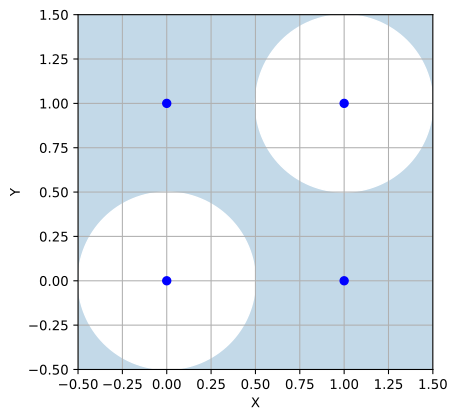

The script that saved this image:
import numpy as np
import matplotlib.pyplot as plt
from matplotlib.patches import Circle

fig, ax = plt.subplots()

ax.plot(0, 0, marker = 'o', color = 'b')
ax.plot(0, 1, marker = 'o', color = 'b')
ax.plot(1, 0, marker = 'o', color = 'b')
ax.plot(1, 1, marker = 'o', color = 'b')

ax.set_xlim(-0.5, 1.5)
ax.set_ylim(-0.5, 1.5)
ax.set_xlabel('X')
ax.set_ylabel('Y')
ax.set_aspect("equal", adjustable = "box")

ax.set_facecolor("#c3d9e8")
ax.grid()
ax.add_patch(Circle(xy = (1, 1), radius = 0.5, color = "white"))
ax.add_patch(Circle(xy = (0, 0), radius = 0.5, color = "white"))

if __name__ == "__main__":
	plt.savefig("XOR.svg", bbox_inches = "tight")
